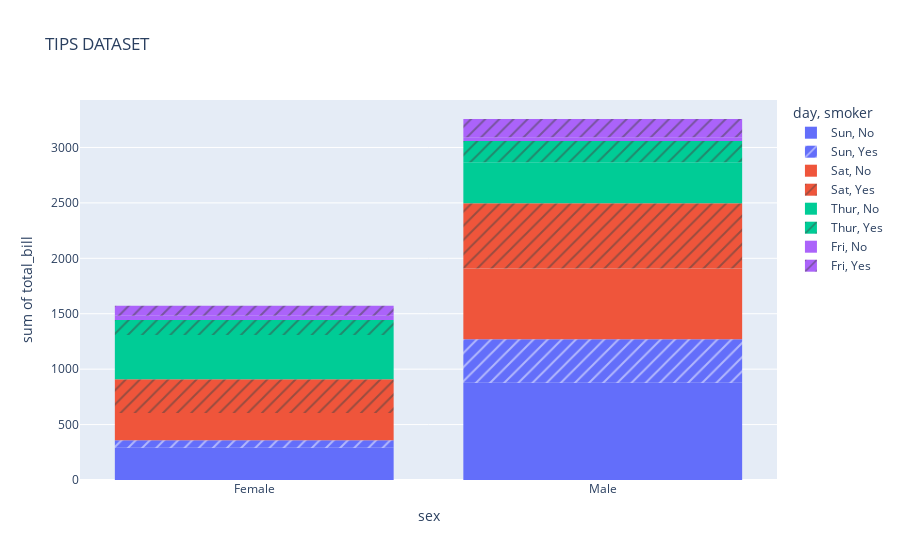

Here is the notebook cell this chart was saved with:
### Markdown cell above
Q3. Using the tips dataset in the Plotly library, Plot a histogram for x= "sex" and y="total_bill" column in the tips dataset. 
Also, use the "smoker" column with the pattern_shape parameter and the "day" column with the color parameter.

### Code cell
px.histogram(data_frame=tips,x="sex",y="total_bill",pattern_shape="smoker",color="day",title = "TIPS DATASET")

### Figure 1 — Plotly figure (JSON) as saved in the notebook; plotly's stock layout.template omitted (floating-point values rounded to 4 significant figures)
{"data": [{"alignmentgroup": "True", "bingroup": "x", "histfunc": "sum", "hovertemplate": "day=Sun<br>smoker=No<br>sex=%{x}<br>sum of total_bill=%{y}<extra></extra>", "legendgroup": "Sun, No", "marker": {"color": "#636efa", "pattern": {"shape": ""}}, "name": "Sun, No", "offsetgroup": "Sun, No", "orientation": "v", "showlegend": true, "type": "histogram", "x": ["Female", "Male", "Male", "Male", "Female", "Male", "Male", "Male", "Male", "Male", "Male", "Female", "Male", "Male", "Female", "Male", "Female", "Male", "Female", "Male", "Male", "Male", "Male", "Male", "Male", "Male", "Male", "Male", "Male", "Female", "Female", "Male", "Male", "Male", "Male", "Male", "Female", "Female", "Male", "Male", "Male", "Male", "Male", "Male", "Female", "Male", "Female", "Female", "Male", "Male", "Male", "Female", "Male", "Male", "Male", "Male", "Male"], "xaxis": "x", "y": [16.99, 10.34, 21.01, 23.68, 24.59, 25.29, 8.77, 26.88, 15.04, 14.78, 10.27, 35.26, 15.42, 18.43, 14.83, 21.58, 10.33, 16.29, 16.97, 17.46, 13.94, 9.68, 30.4, 18.29, 22.23, 32.4, 28.55, 18.04, 12.54, 10.29, 34.81, 9.94, 25.56, 19.49, 38.07, 23.95, 25.71, 17.31, 29.93, 14.07, 13.13, 17.26, 24.55, 19.77, 29.85, 48.17, 25, 13.39, 16.49, 21.5, 12.66, 16.21, 13.81, 24.52, 20.76, 31.71, 20.69], "yaxis": "y"}, {"alignmentgroup": "True", "bingroup": "x", "histfunc": "sum", "hovertemplate": "day=Sun<br>smoker=Yes<br>sex=%{x}<br>sum of total_bill=%{y}<extra></extra>", "legendgroup": "Sun, Yes", "marker": {"color": "#636efa", "pattern": {"shape": "/"}}, "name": "Sun, Yes", "offsetgroup": "Sun, Yes", "orientation": "v", "showlegend": true, "type": "histogram", "x": ["Female", "Male", "Male", "Male", "Male", "Male", "Male", "Female", "Male", "Male", "Male", "Male", "Male", "Male", "Female", "Male", "Female", "Male", "Male"], "xaxis": "x", "y": [17.51, 7.25, 31.85, 16.82, 32.9, 17.89, 14.48, 9.6, 34.63, 34.65, 23.33, 45.35, 23.17, 40.55, 20.9, 30.46, 18.15, 23.1, 15.69], "yaxis": "y"}, {"alignmentgroup": "True", "bingroup": "x", "histfunc": "sum", "hovertemplate": "day=Sat<br>smoker=No<br>sex=%{x}<br>sum of total_bill=%{y}<extra></extra>", "legendgroup": "Sat, No", "marker": {"color": "#EF553B", "pattern": {"shape": ""}}, "name": "Sat, No", "offsetgroup": "Sat, No", "orientation": "v", "showlegend": true, "type": "histogram", "x": ["Male", "Male", "Female", "Female", "Male", "Male", "Male", "Male", "Male", "Male", "Female", "Male", "Male", "Female", "Female", "Male", "Male", "Male", "Female", "Male", "Male", "Male", "Female", "Male", "Male", "Male", "Female", "Male", "Male", "Female", "Female", "Male", "Female", "Male", "Male", "Female", "Male", "Male", "Male", "Male", "Male", "Male", "Female", "Male", "Male"], "xaxis": "x", "y": [20.65, 17.92, 20.29, 15.77, 39.42, 19.82, 17.81, 13.37, 12.69, 21.7, 19.65, 9.55, 18.35, 15.06, 20.69, 17.78, 24.06, 16.31, 16.93, 18.69, 31.27, 16.04, 26.41, 48.27, 17.59, 20.08, 16.45, 20.23, 12.02, 17.07, 14.73, 10.51, 20.92, 18.24, 14, 7.25, 48.33, 20.45, 13.28, 11.61, 10.77, 10.07, 35.83, 29.03, 17.82], "yaxis": "y"}, {"alignmentgroup": "True", "bingroup": "x", "histfunc": "sum", "hovertemplate": "day=Sat<br>smoker=Yes<br>sex=%{x}<br>sum of total_bill=%{y}<extra></extra>", "legendgroup": "Sat, Yes", "marker": {"color": "#EF553B", "pattern": {"shape": "/"}}, "name": "Sat, Yes", "offsetgroup": "Sat, Yes", "orientation": "v", "showlegend": true, "type": "histogram", "x": ["Male", "Male", "Male", "Male", "Male", "Male", "Female", "Male", "Female", "Female", "Male", "Female", "Female", "Male", "Male", "Male", "Female", "Female", "Female", "Male", "Male", "Male", "Male", "Male", "Female", "Male", "Male", "Female", "Female", "Female", "Male", "Male", "Male", "Female", "Female", "Male", "Male", "Male", "Male", "Male", "Female", "Male"], "xaxis": "x", "y": [38.01, 11.24, 20.29, 13.81, 11.02, 18.29, 3.07, 15.01, 26.86, 25.28, 17.92, 44.3, 22.42, 15.36, 20.49, 25.21, 14.31, 10.59, 10.63, 50.81, 15.81, 26.59, 38.73, 24.27, 12.76, 30.06, 25.89, 13.27, 28.17, 12.9, 28.15, 11.59, 7.74, 30.14, 22.12, 24.01, 15.69, 15.53, 12.6, 32.83, 27.18, 22.67], "yaxis": "y"}, {"alignmentgroup": "True", "bingroup": "x", "histfunc": "sum", "hovertemplate": "day=Thur<br>smoker=No<br>sex=%{x}<br>sum of total_bill=%{y}<extra></extra>", "legendgroup": "Thur, No", "marker": {"color": "#00cc96", "pattern": {"shape": ""}}, "name": "Thur, No", "offsetgroup": "Thur, No", "orientation": "v", "showlegend": true, "type": "histogram", "x": ["Male", "Male", "Male", "Male", "Female", "Male", "Female", "Male", "Male", "Male", "Male", "Female", "Female", "Female", "Male", "Female", "Male", "Male", "Female", "Female", "Male", "Female", "Female", "Male", "Male", "Female", "Female", "Female", "Female", "Female", "Female", "Female", "Female", "Female", "Male", "Male", "Female", "Female", "Female", "Female", "Female", "Male", "Male", "Male", "Female"], "xaxis": "x", "y": [27.2, 22.76, 17.29, 16.66, 10.07, 15.98, 34.83, 13.03, 18.28, 24.71, 21.16, 10.65, 12.43, 24.08, 11.69, 13.42, 14.26, 15.95, 12.48, 29.8, 8.52, 14.52, 11.38, 22.82, 19.08, 20.27, 11.17, 12.26, 18.26, 8.51, 10.33, 14.15, 13.16, 17.47, 34.3, 41.19, 27.05, 16.43, 8.35, 18.64, 11.87, 9.78, 7.51, 7.56, 18.78], "yaxis": "y"}, {"alignmentgroup": "True", "bingroup": "x", "histfunc": "sum", "hovertemplate": "day=Thur<br>smoker=Yes<br>sex=%{x}<br>sum of total_bill=%{y}<extra></extra>", "legendgroup": "Thur, Yes", "marker": {"color": "#00cc96", "pattern": {"shape": "/"}}, "name": "Thur, Yes", "offsetgroup": "Thur, Yes", "orientation": "v", "showlegend": true, "type": "histogram", "x": ["Male", "Male", "Male", "Female", "Male", "Male", "Male", "Male", "Female", "Female", "Male", "Male", "Female", "Female", "Female", "Male", "Female"], "xaxis": "x", "y": [19.44, 32.68, 16, 19.81, 28.44, 15.48, 16.58, 10.34, 43.11, 13, 13.51, 18.71, 12.74, 13, 16.4, 20.53, 16.47], "yaxis": "y"}, {"alignmentgroup": "True", "bingroup": "x", "histfunc": "sum", "hovertemplate": "day=Fri<br>smoker=No<br>sex=%{x}<br>sum of total_bill=%{y}<extra></extra>", "legendgroup": "Fri, No", "marker": {"color": "#ab63fa", "pattern": {"shape": ""}}, "name": "Fri, No", "offsetgroup": "Fri, No", "orientation": "v", "showlegend": true, "type": "histogram", "x": ["Male", "Female", "Male", "Female"], "xaxis": "x", "y": [22.49, 22.75, 12.46, 15.98], "yaxis": "y"}, {"alignmentgroup": "True", "bingroup": "x", "histfunc": "sum", "hovertemplate": "day=Fri<br>smoker=Yes<br>sex=%{x}<br>sum of total_bill=%{y}<extra></extra>", "legendgroup": "Fri, Yes", "marker": {"color": "#ab63fa", "pattern": {"shape": "/"}}, "name": "Fri, Yes", "offsetgroup": "Fri, Yes", "orientation": "v", "showlegend": true, "type": "histogram", "x": ["Male", "Female", "Female", "Male", "Male", "Male", "Male", "Female", "Female", "Male", "Female", "Male", "Male", "Female", "Female"], "xaxis": "x", "y": [28.97, 5.75, 16.32, 40.17, 27.28, 12.03, 21.01, 11.35, 15.38, 12.16, 13.42, 8.58, 13.42, 16.27, 10.09], "yaxis": "y"}], "layout": {"autosize": true, "barmode": "relative", "legend": {"title": {"text": "day, smoker"}, "tracegroupgap": 0}, "title": {"text": "TIPS DATASET"}, "xaxis": {"anchor": "y", "autorange": true, "domain": [0, 1], "range": [-0.5, 1.5], "title": {"text": "sex"}, "type": "category"}, "yaxis": {"anchor": "x", "autorange": true, "domain": [0, 1], "range": [0, 3428.0], "title": {"text": "sum of total_bill"}, "type": "linear"}}}
